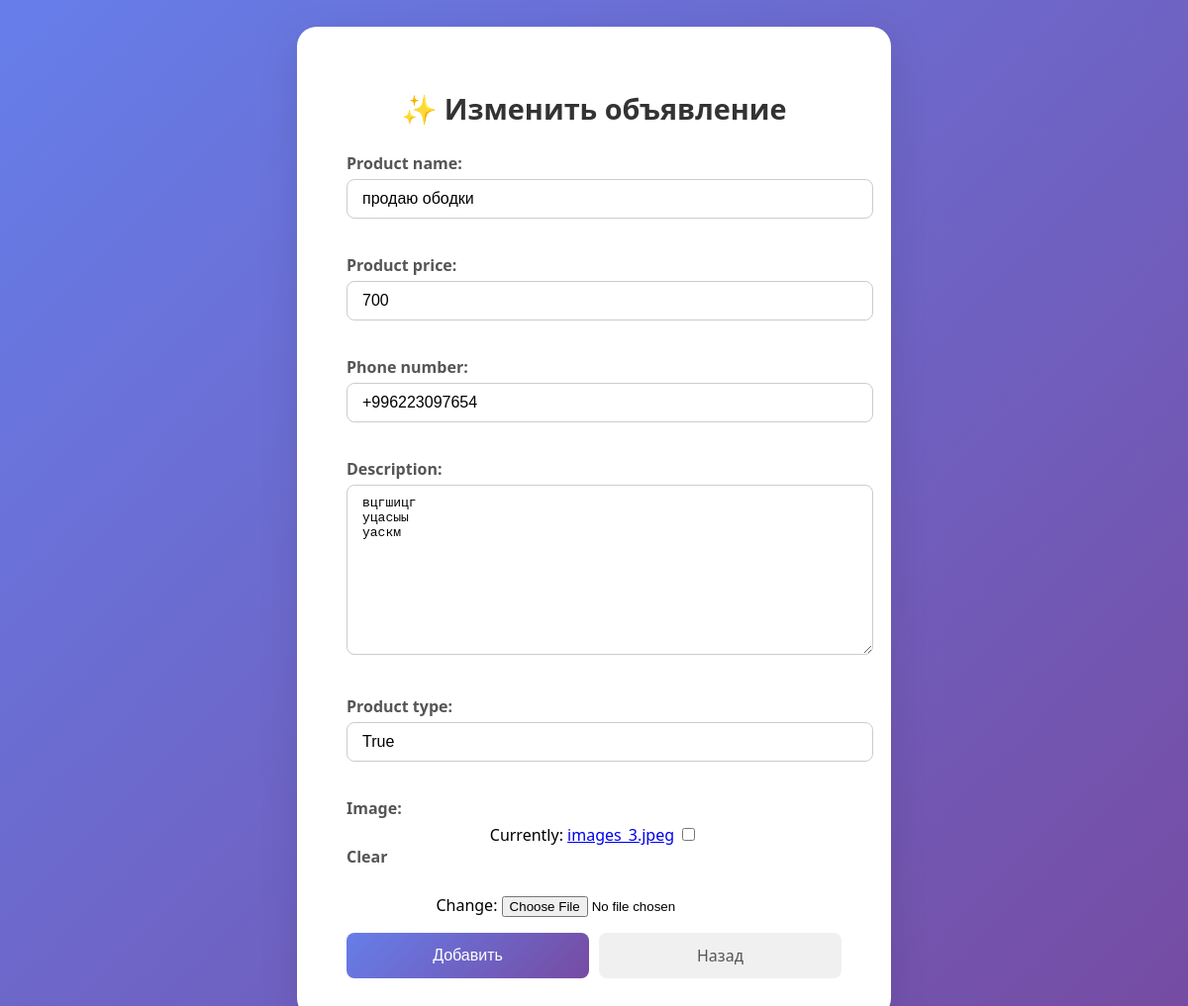
The app's page /7/update/ with its own data.
### lalafo_app/models.py (models this page shows, shortened)
class Product(models.Model):
    product_name = models.CharField(max_length=100)
    product_price = models.PositiveIntegerField()
    phone_number = PhoneNumberField()
    description = models.TextField()
    product_type = models.BooleanField()
    create_date = models.DateField(auto_now_add=True)
    image = models.ImageField(null=True, blank=True)

### lalafo_app/views.py (the view)
# urls.py: path('<int:pk>/update/', ProductUpdateView.as_view(),name='product_update'),
class ProductUpdateView(UpdateView):
    queryset = Product.objects.all()
    form_class = ProductForm
    template_name = 'product_update.html'
    success_url = reverse_lazy('product_list')

### lalafo_app/forms.py
class ProductForm(forms.ModelForm):
    class Meta:
        model = Product
        fields = ['product_name','product_price','phone_number','description','product_type','image']
        widgets = {
            'product_name': forms.TextInput(attrs={
                'placeholder': 'Введите название продукта',
                'class': 'input-field'
            }),
            'description': forms.Textarea(attrs={
                'placeholder': 'Введите описание',
                'class': 'input-field'
            }),
            'product_price': forms.NumberInput(attrs={
                'placeholder': '0.00',
                'class': 'input-field'
            }),
            'phone_number': forms.TextInput(attrs={
                'placeholder': 'Введите номер телефона',
                'class': 'input-field'
            }),
            'product_type': forms.TextInput(attrs={
                'placeholder': 'Введите тип продукта ',
                'class': 'input-field'
            }),
        }

### lalafo_app/templates/product_update.html (shortened to what this page needs)
<!DOCTYPE html>
<html lang="ru">
<head>
</head>
<body>
    <div class="form-container">
        <h2>✨ Изменить объявление</h2>
        <form method="post" enctype="multipart/form-data">
            {{ form.as_p }}
            <div class="button-container">
                <button type="submit">Добавить</button>
                <a href="{% url 'product_list' %}" class="back-btn">Назад</a>
            </div>
        </form>
    </div>
</body>
</html>

### lalafo_app/templates/product_update.html (style rules this page uses)
body { font-family: 'Segoe UI', Tahoma, Geneva, Verdana, sans-serif; background: linear-gradient(135deg, #667eea 0%, #764ba2 100%); height: 130vh; display: flex; justify-content: center; align-items: center; }
.form-container { background: white; padding: 40px 50px; border-radius: 20px; box-shadow: 0 10px 40px rgba(0,0,0,0.1); width: 500px; text-align: center; }
h2 { font-size: 1.8em; color: #333; margin-bottom: 25px; }
label { display: block; text-align: left; margin-bottom: 5px; font-weight: 600; color: #555; }
.input-field { width: 100%; padding: 10px 15px; border: 1px solid #ccc; border-radius: 8px; margin-bottom: 20px; font-size: 1em; }
.button-container { display: flex; justify-content: space-between; }
button, .back-btn { flex: 1; padding: 12px 0; font-size: 1em; border: none; border-radius: 8px; cursor: pointer; transition: all 0.3s ease; }
button { background: linear-gradient(135deg, #667eea 0%, #764ba2 100%); color: white; margin-right: 10px; }
.back-btn { background: #f0f0f0; color: #555; text-decoration: none; display: flex; align-items: center; justify-content: center; }

### records on screen
Product: product_name "продаю ободки", product_price "700", phone_number "+996223097654", description "вцгшицг уцасыы уаскм", product_type "True"
